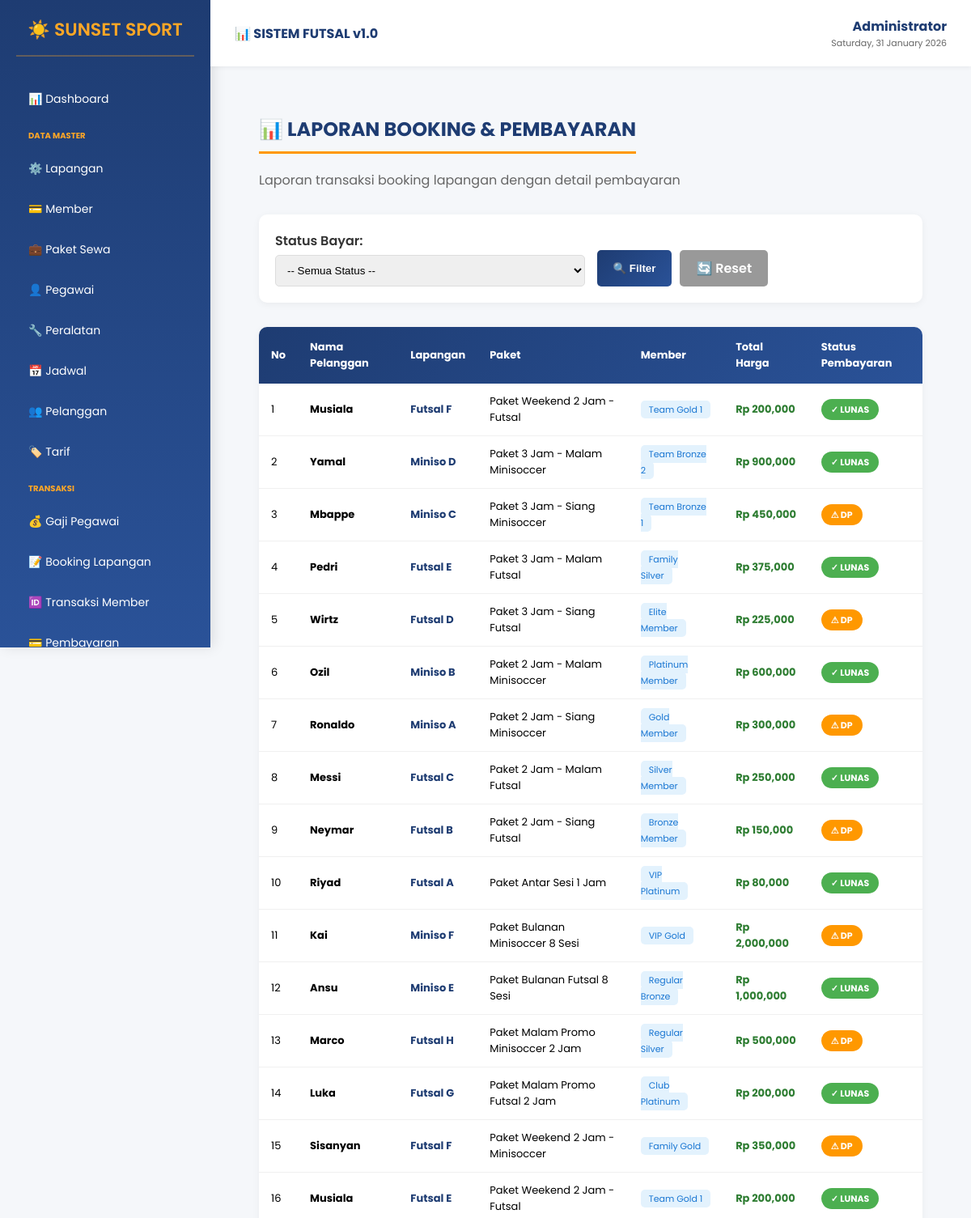
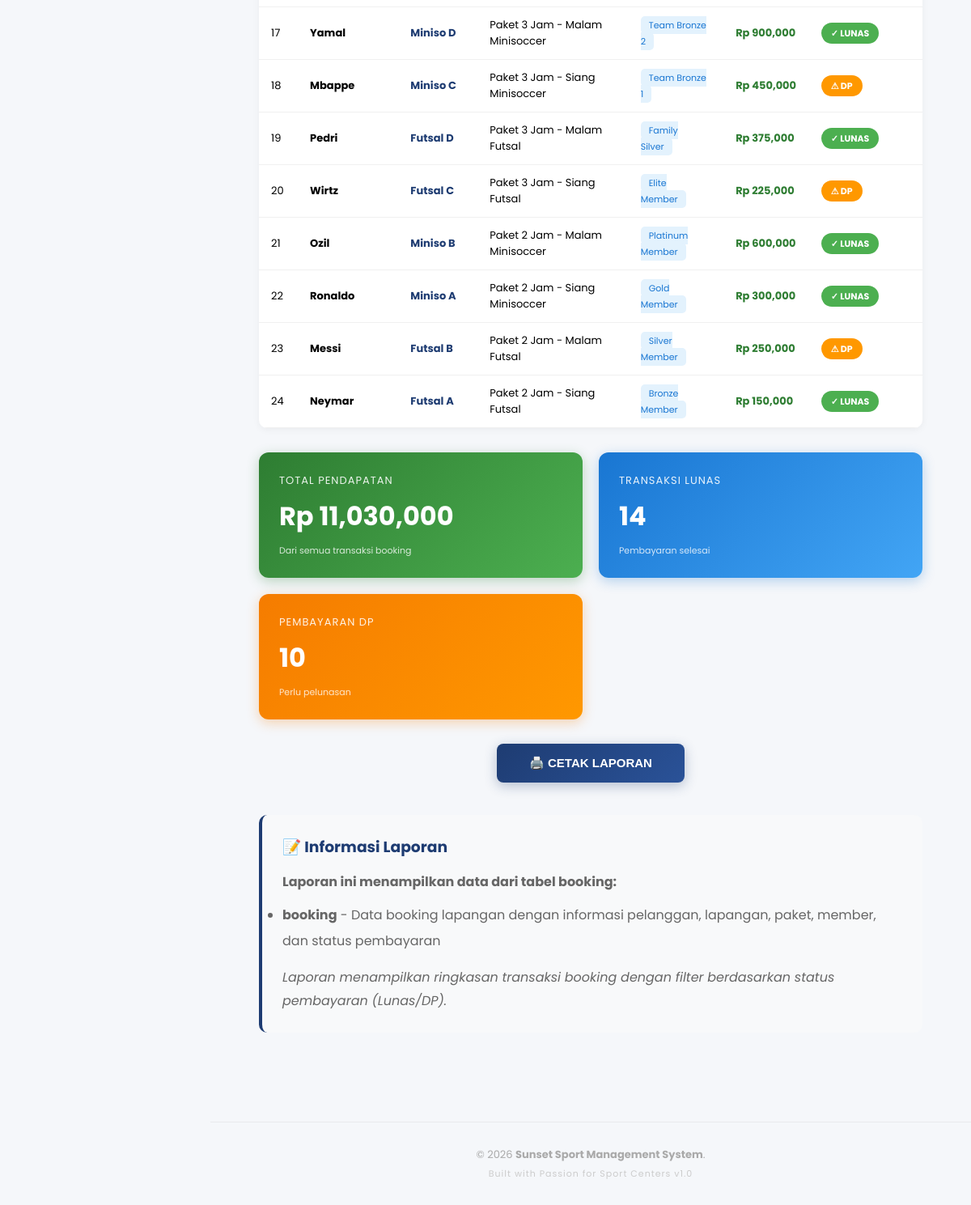
The app's page /laporan/laporan_booking_pembayaran.php with its own data (2 pictures, top to bottom).
### tables this page shows
CREATE TABLE `booking` (
  `no` int(11) NOT NULL,
  `nama_pelanggan` varchar(100) DEFAULT NULL,
  `nama_lapangan` varchar(100) DEFAULT NULL,
  `nama_paket` varchar(100) DEFAULT NULL,
  `nama_member` varchar(100) DEFAULT NULL,
  `total_harga` int(11) DEFAULT NULL,
  `status_pembayaran` enum('lunas','DP') DEFAULT NULL
);

### laporan/laporan_booking_pembayaran.php (the view, shortened to what this page needs)
<?php include '../header.php'; ?>
<div style="padding: 30px;">
    <h2 style="color: #1e3c72; border-bottom: 3px solid #ff9800; padding-bottom: 10px; display: inline-block; margin-bottom: 20px;">
        📊 LAPORAN BOOKING & PEMBAYARAN
    </h2>
    <p style="color: #666; margin-bottom: 30px;">Laporan transaksi booking lapangan dengan detail pembayaran</p>
    <div style="background: white; padding: 20px; border-radius: 10px; margin-bottom: 30px; box-shadow: 0 2px 10px rgba(0,0,0,0.05);">
        <form method="GET" style="display: grid; grid-template-columns: repeat(auto-fit, minmax(200px, 1fr)); gap: 15px; align-items: end;">
            <div>
                <label style="font-weight: 600; display: block; margin-bottom: 5px; color: #333;">Status Bayar:</label>
                <select name="status" style="width: 100%; padding: 10px; border: 1px solid #ddd; border-radius: 5px;">
                    <option value="">-- Semua Status --</option>
                </select>
            </div>
            <div style="display: flex; gap: 10px;">
                <button type="submit" style="background: linear-gradient(135deg, #1e3c72, #2a5298); color: white; border: none; padding: 10px 20px; border-radius: 5px; cursor: pointer; font-weight: 600;">
                    🔍 Filter
                </button>
                <a href="laporan_booking_pembayaran.php" style="background: #999; color: white; text-decoration: none; padding: 10px 20px; border-radius: 5px; display: inline-block; font-weight: 600;">
                    🔄 Reset
                </a>
            </div>
        </form>
    </div>
    <?php
    $where = "WHERE 1=1";
    $query = "SELECT * FROM booking $where ORDER BY no DESC";
    $result = mysqli_query($conn, $query);
    $total_pendapatan = 0;
    $total_lunas = 0;
    $total_dp = 0;
    ?>
    <div style="overflow-x: auto; background: white; border-radius: 10px; box-shadow: 0 2px 10px rgba(0,0,0,0.05);">
        <table style="width: 100%; border-collapse: collapse;">
            <thead style="background: linear-gradient(135deg, #1e3c72, #2a5298); color: white;">
                <tr>
                    <th style="padding: 15px; text-align: left; font-size: 13px;">No</th>
                    <th style="padding: 15px; text-align: left; font-size: 13px;">Nama Pelanggan</th>
                    <th style="padding: 15px; text-align: left; font-size: 13px;">Lapangan</th>
                    <th style="padding: 15px; text-align: left; font-size: 13px;">Paket</th>
                    <th style="padding: 15px; text-align: left; font-size: 13px;">Member</th>
                    <th style="padding: 15px; text-align: left; font-size: 13px;">Total Harga</th>
                    <th style="padding: 15px; text-align: left; font-size: 13px;">Status Pembayaran</th>
                </tr>
            </thead>
            <tbody>
                <?php
                $no = 1;
                if(mysqli_num_rows($result) > 0) {
                    while($row = mysqli_fetch_assoc($result)) {
                        $status_badge = '';
                        if($row['status_pembayaran'] == 'lunas') {
                            $status_badge = '<span style="background:#4caf50; color:white; padding:5px 12px; border-radius:20px; font-size:11px; font-weight:bold;">✓ LUNAS</span>';
                            $total_lunas++;
                        } else {
                            $status_badge = '<span style="background:#ff9800; color:white; padding:5px 12px; border-radius:20px; font-size:11px; font-weight:bold;">⚠ DP</span>';
                            $total_dp++;
                        }
                        $total_pendapatan += $row['total_harga'];
                ?>
                <tr style="border-bottom: 1px solid #f0f0f0;">
                    <td style="padding: 12px 15px; font-size: 13px;"><?= $no++ ?></td>
                    <td style="padding: 12px 15px; font-size: 13px;"><strong><?= $row['nama_pelanggan'] ?></strong></td>
                    <td style="padding: 12px 15px; font-size: 13px;">
                        <strong style="color:#1e3c72;"><?= $row['nama_lapangan'] ?></strong>
                    </td>
                    <td style="padding: 12px 15px; font-size: 13px;"><?= $row['nama_paket'] ?></td>
                    <td style="padding: 12px 15px; font-size: 13px;">
                        <span style="background:#e3f2fd; padding:3px 10px; border-radius:5px; font-size:11px; color:#1976d2;">
                            <?= $row['nama_member'] ?>
                        </span>
                    </td>
                    <td style="padding: 12px 15px; font-size: 13px;"><strong style="color:#2e7d32;">Rp <?= number_format($row['total_harga']) ?></strong></td>
                    <td style="padding: 12px 15px; font-size: 13px;"><?= $status_badge ?></td>
                </tr>
                <?php
                    }
                } else {
                    echo "<tr><td colspan='7' style='text-align:center; padding:50px; color:#999; font-size:16px;'>
                            📭 Tidak ada data booking ditemukan
                          </td></tr>";
                }
                ?>
            </tbody>
        </table>
    </div>
    <div style="display: grid; grid-template-columns: repeat(auto-fit, minmax(280px, 1fr)); gap: 20px; margin-top: 30px;">
        <div style="background: linear-gradient(135deg, #2e7d32, #4caf50); padding: 25px; border-radius: 12px; color: white; box-shadow: 0 4px 15px rgba(46,125,50,0.3);">
            <div style="font-size: 13px; opacity: 0.9; text-transform: uppercase; letter-spacing: 1px;">Total Pendapatan</div>
            <div style="font-size: 32px; font-weight: bold; margin: 10px 0;">Rp <?= number_format($total_pendapatan) ?></div>
            <div style="font-size: 11px; opacity: 0.8;">Dari semua transaksi booking</div>
        </div>
        <div style="background: linear-gradient(135deg, #1976d2, #42a5f5); padding: 25px; border-radius: 12px; color: white; box-shadow: 0 4px 15px rgba(25,118,210,0.3);">
            <div style="font-size: 13px; opacity: 0.9; text-transform: uppercase; letter-spacing: 1px;">Transaksi Lunas</div>
            <div style="font-size: 32px; font-weight: bold; margin: 10px 0;"><?= $total_lunas ?></div>
            <div style="font-size: 11px; opacity: 0.8;">Pembayaran selesai</div>
        </div>
        <div style="background: linear-gradient(135deg, #f57c00, #ff9800); padding: 25px; border-radius: 12px; color: white; box-shadow: 0 4px 15px rgba(245,124,0,0.3);">
            <div style="font-size: 13px; opacity: 0.9; text-transform: uppercase; letter-spacing: 1px;">Pembayaran DP</div>
            <div style="font-size: 32px; font-weight: bold; margin: 10px 0;"><?= $total_dp ?></div>
            <div style="font-size: 11px; opacity: 0.8;">Perlu pelunasan</div>
        </div>
    </div>
    <div style="margin-top: 30px; text-align: center;">
        <button onclick="window.print()" style="background: linear-gradient(135deg, #1e3c72, #2a5298); color: white; border: none; padding: 15px 40px; border-radius: 8px; cursor: pointer; font-weight: bold; font-size: 15px; box-shadow: 0 4px 15px rgba(30,60,114,0.3);">
            🖨️ CETAK LAPORAN
        </button>
    </div>
    <div style="background: #f8f9fa; padding: 25px; border-radius: 10px; margin-top: 40px; border-left: 4px solid #1e3c72;">
        <h3 style="color: #1e3c72; margin-bottom: 15px;">📝 Informasi Laporan</h3>
        <p style="color: #666; line-height: 1.8; margin-bottom: 10px;">
            <strong>Laporan ini menampilkan data dari tabel booking:</strong>
        </p>
        <ul style="color: #666; line-height: 2;">
            <li><strong>booking</strong> - Data booking lapangan dengan informasi pelanggan, lapangan, paket, member, dan status pembayaran</li>
        </ul>
        <p style="color: #666; line-height: 1.8; margin-top: 15px;">
            <em>Laporan menampilkan ringkasan transaksi booking dengan filter berdasarkan status pembayaran (Lunas/DP).</em>
        </p>
    </div>
</div>
<?php include '../footer.php'; ?>

### css/style.css (style rules this page uses)
* { margin: 0; padding: 0; box-sizing: border-box; }
body { font-family: 'Poppins', sans-serif; background: #f5f7fa; }

### records on screen
booking: nama_pelanggan "Musiala", nama_lapangan "Futsal F", nama_paket "Paket Weekend 2 Jam - Futsal", nama_member "Team Gold 1", total_harga "200,000", status_pembayaran "✓ LUNAS"
booking: nama_pelanggan "Yamal", nama_lapangan "Miniso D", nama_paket "Paket 3 Jam - Malam Minisoccer", nama_member "Team Bronze 2", total_harga "900,000", status_pembayaran "✓ LUNAS"
booking: nama_pelanggan "Mbappe", nama_lapangan "Miniso C", nama_paket "Paket 3 Jam - Siang Minisoccer", nama_member "Team Bronze 1", total_harga "450,000", status_pembayaran "⚠ DP"
booking: nama_pelanggan "Pedri", nama_lapangan "Futsal E", nama_paket "Paket 3 Jam - Malam Futsal", nama_member "Family Silver", total_harga "375,000", status_pembayaran "✓ LUNAS"
booking: nama_pelanggan "Wirtz", nama_lapangan "Futsal D", nama_paket "Paket 3 Jam - Siang Futsal", nama_member "Elite Member", total_harga "225,000", status_pembayaran "⚠ DP"
booking: nama_pelanggan "Ozil", nama_lapangan "Miniso B", nama_paket "Paket 2 Jam - Malam Minisoccer", nama_member "Platinum Member", total_harga "600,000", status_pembayaran "✓ LUNAS"
booking: nama_pelanggan "Ronaldo", nama_lapangan "Miniso A", nama_paket "Paket 2 Jam - Siang Minisoccer", nama_member "Gold Member", total_harga "300,000", status_pembayaran "⚠ DP"
booking: nama_pelanggan "Messi", nama_lapangan "Futsal C", nama_paket "Paket 2 Jam - Malam Futsal", nama_member "Silver Member", total_harga "250,000", status_pembayaran "✓ LUNAS"
booking: nama_pelanggan "Neymar", nama_lapangan "Futsal B", nama_paket "Paket 2 Jam - Siang Futsal", nama_member "Bronze Member", total_harga "150,000", status_pembayaran "⚠ DP"
booking: nama_pelanggan "Riyad", nama_lapangan "Futsal A", nama_paket "Paket Antar Sesi 1 Jam", nama_member "VIP Platinum", total_harga "80,000", status_pembayaran "✓ LUNAS"
booking: nama_pelanggan "Kai", nama_lapangan "Miniso F", nama_paket "Paket Bulanan Minisoccer 8 Sesi", nama_member "VIP Gold", total_harga "2,000,000", status_pembayaran "⚠ DP"
booking: nama_pelanggan "Ansu", nama_lapangan "Miniso E", nama_paket "Paket Bulanan Futsal 8 Sesi", nama_member "Regular Bronze", total_harga "1,000,000", status_pembayaran "✓ LUNAS"
booking: nama_pelanggan "Marco", nama_lapangan "Futsal H", nama_paket "Paket Malam Promo Minisoccer 2 Jam", nama_member "Regular Silver", total_harga "500,000", status_pembayaran "⚠ DP"
booking: nama_pelanggan "Luka", nama_lapangan "Futsal G", nama_paket "Paket Malam Promo Futsal 2 Jam", nama_member "Club Platinum", total_harga "200,000", status_pembayaran "✓ LUNAS"
booking: nama_pelanggan "Sisanyan", nama_lapangan "Futsal F", nama_paket "Paket Weekend 2 Jam - Minisoccer", nama_member "Family Gold", total_harga "350,000", status_pembayaran "⚠ DP"
booking: nama_pelanggan "Musiala", nama_lapangan "Futsal E", nama_paket "Paket Weekend 2 Jam - Futsal", nama_member "Team Gold 1", total_harga "200,000", status_pembayaran "✓ LUNAS"
booking: nama_pelanggan "Yamal", nama_lapangan "Miniso D", nama_paket "Paket 3 Jam - Malam Minisoccer", nama_member "Team Bronze 2", total_harga "900,000", status_pembayaran "✓ LUNAS"
booking: nama_pelanggan "Mbappe", nama_lapangan "Miniso C", nama_paket "Paket 3 Jam - Siang Minisoccer", nama_member "Team Bronze 1", total_harga "450,000", status_pembayaran "⚠ DP"
booking: nama_pelanggan "Pedri", nama_lapangan "Futsal D", nama_paket "Paket 3 Jam - Malam Futsal", nama_member "Family Silver", total_harga "375,000", status_pembayaran "✓ LUNAS"
booking: nama_pelanggan "Wirtz", nama_lapangan "Futsal C", nama_paket "Paket 3 Jam - Siang Futsal", nama_member "Elite Member", total_harga "225,000", status_pembayaran "⚠ DP"
booking: nama_pelanggan "Ozil", nama_lapangan "Miniso B", nama_paket "Paket 2 Jam - Malam Minisoccer", nama_member "Platinum Member", total_harga "600,000", status_pembayaran "✓ LUNAS"
booking: nama_pelanggan "Ronaldo", nama_lapangan "Miniso A", nama_paket "Paket 2 Jam - Siang Minisoccer", nama_member "Gold Member", total_harga "300,000", status_pembayaran "✓ LUNAS"
booking: nama_pelanggan "Messi", nama_lapangan "Futsal B", nama_paket "Paket 2 Jam - Malam Futsal", nama_member "Silver Member", total_harga "250,000", status_pembayaran "⚠ DP"
booking: nama_pelanggan "Neymar", nama_lapangan "Futsal A", nama_paket "Paket 2 Jam - Siang Futsal", nama_member "Bronze Member", total_harga "150,000", status_pembayaran "✓ LUNAS"

### other values on screen
$total_pendapatan "11,030,000"
$total_lunas "14"
$total_dp "10"
